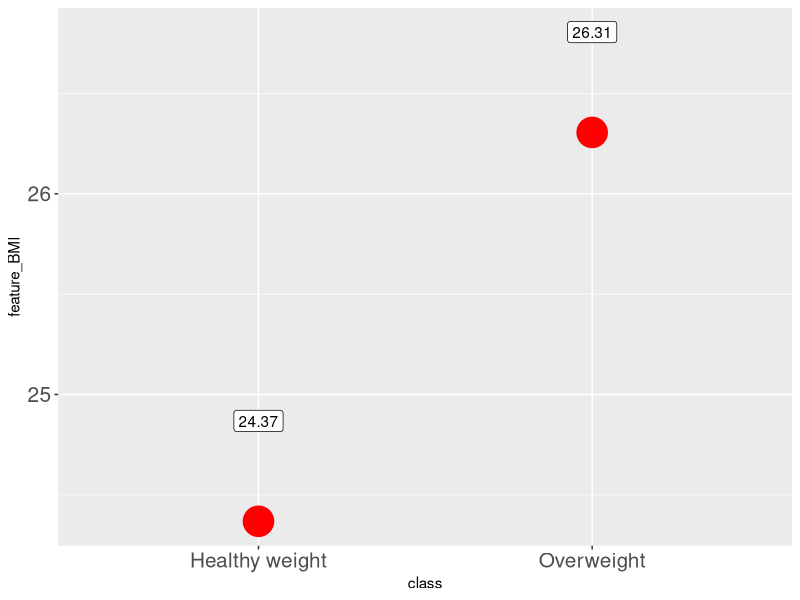
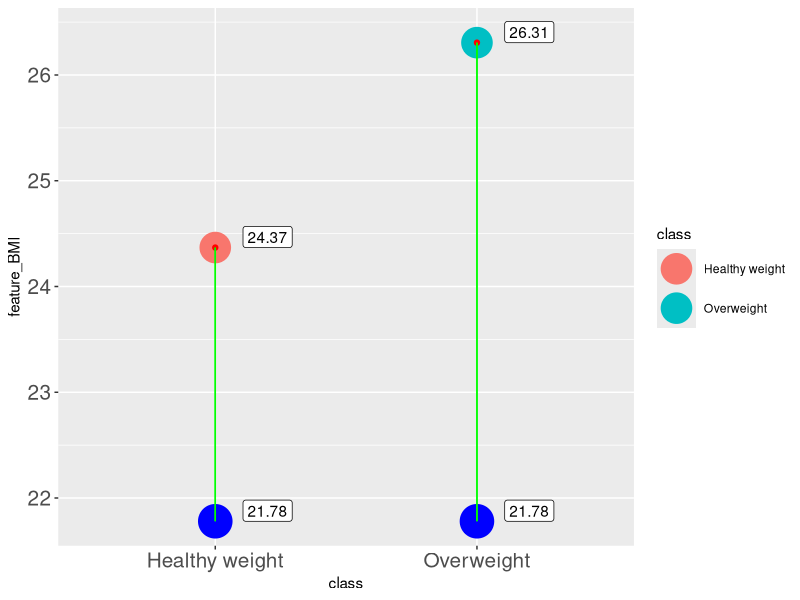
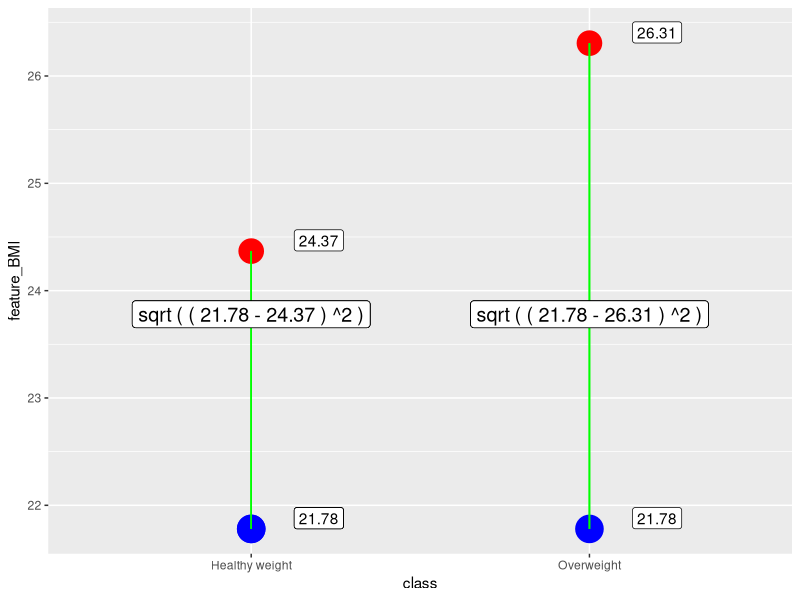
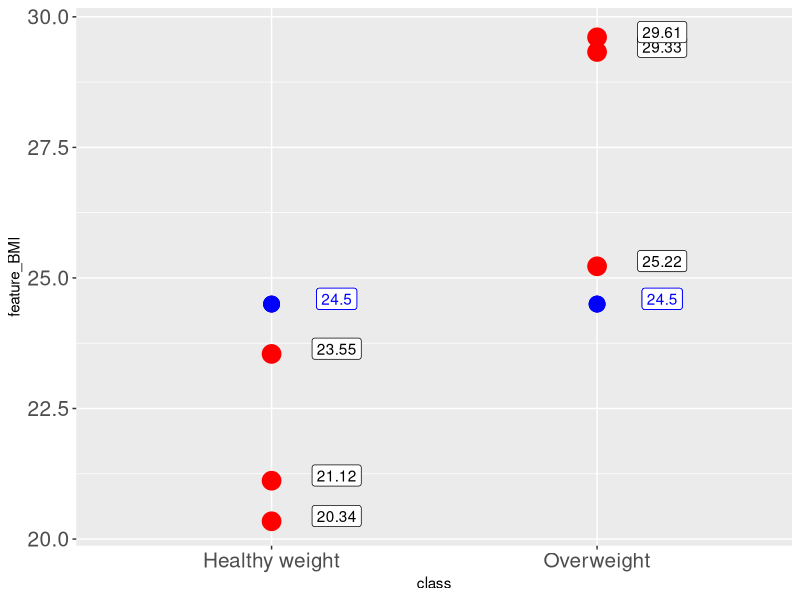
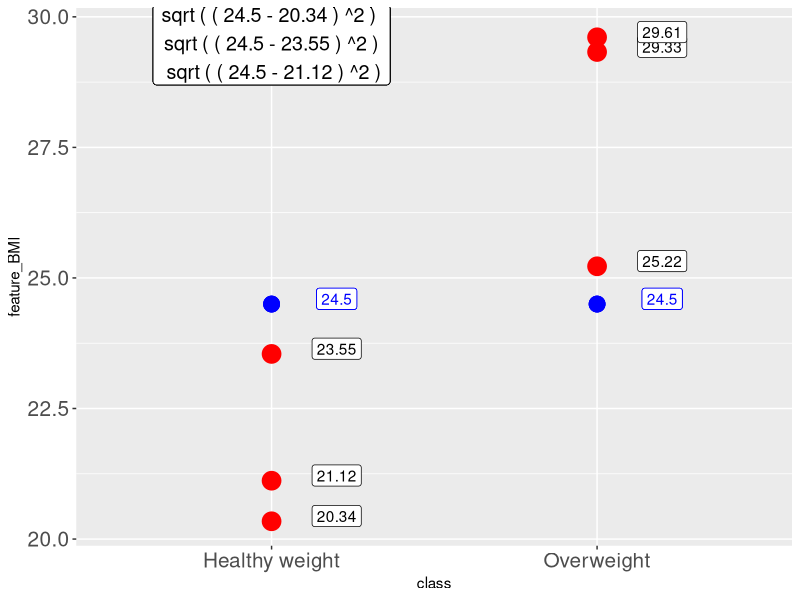
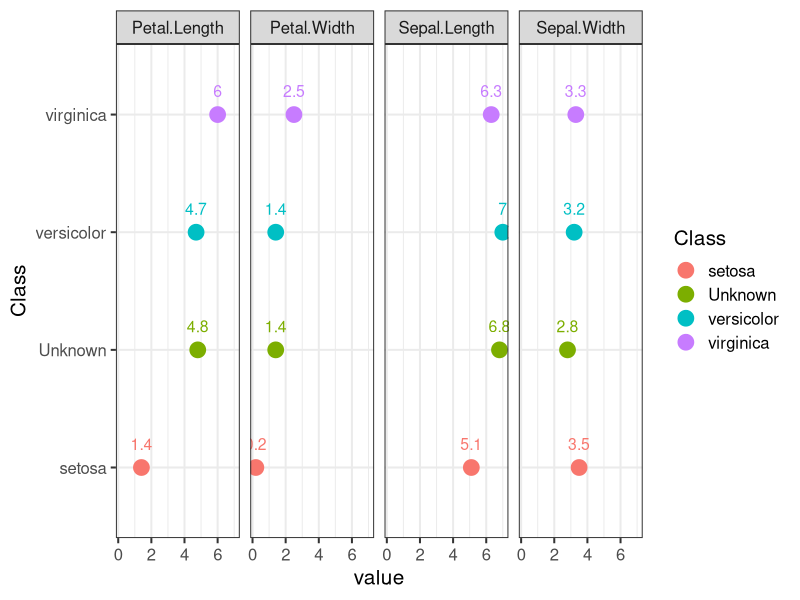

Generate these figures, in order, with R: (Note: this script raises an error after producing the figures.)
# we would require 5 libraries to explore and 
# learn mechanics of k nearest neighbours

library(dplyr)  # data wrangling
library(tidyr)  # data wrangling
library(tibble) # data wrangling
library(ggplot2) # visuals
library(class)  # model building


#######################  PART_1
# knn is example of supervised classification technique,
# supervised means that all rows or instances  
# are labeled with specific class or outcome

#  To initiate knn the followong action should be taken:
#  Data inspection 
#  Splitting data into training and test datasets
#  Fitting the model to training data
#  Evaluate perfomance on test data
#  Model tuning , specifically, for knn, to determine optimal values of k


# Goal of Knn is to 
# Estimate similarity between records with defined classes and 
# records without defined class

#  Now, how to measure similary of records?
#  We need to employ distance formula,
#  Euclidian distance is a common approach

# assume 2 dimentional space with 2 points

sample_1<-data.frame(  feature_BMI=c( runif(1,18.5,24.9),
                                      runif(1, 25.0,29.9)),
                       class=c( "Healthy weight","Overweight" ),
                       row.names=c("inst_1  ","inst_2  ")   )

#  code sample is available at github ,fill free to replicate it.
# we can use View function to explicitly check all records
View(sample_1)

# Greate job 
# Now lets visualise situation we are dealing with 
ggplot2::ggplot(data=sample_1,aes(y= feature_BMI ,x=class))+
  geom_point(col="red",cex=10)+
  geom_label(aes(label=round(feature_BMI,2)  ),nudge_y = 0.5 )+
  theme(axis.text=element_text(size=15) )

# we have 2 values for single feature,
# each value corresponds to specific class
# Now assume , we need to decide , to what class 
# we should assign new point , should it belong to 
# Forst or second class: Healhy or overweight

set.seed(123)
new_point<-runif(1,18.5,29.9) %>% round(2) # generate random point

# lets take advantage of ggplot2 again
ggplot2::ggplot(data=sample_1,aes(y= feature_BMI ,x=class))+
  geom_point(aes(col=class),cex=10)+
  geom_label(aes(label=round(feature_BMI,2)  ),nudge_y = 0.1,nudge_x=0.2 )+
  geom_point(col="red")+geom_point(aes(y=new_point),col="blue",cex=11) +
  geom_segment(x="Healthy weight",y=new_point,xend = "Healthy weight", yend = sample_1$feature_BMI[1],
               color="green")+
  geom_segment(x="Overweight",y=new_point,xend = "Overweight", yend = sample_1$feature_BMI[2],
               color="green")+
  geom_label(aes(label=round(new_point,2),x=class,y=new_point  ),nudge_y = 0.1,nudge_x=0.2 )+
  theme(axis.text=element_text(size=15) )

# blue point can potentially belong to class 1 or 2
# we need to measure distance between red and blue point, 
# green and blue point

# Lets estimate Euclidian Distance between 2 poins
# if only 2 values are present in formula, 
# we simply estimate absolute value of diference
dist_1<- sqrt( (new_point-sample_1$feature_BMI[1])^2 )
dist_2<- sqrt( (new_point-sample_1$feature_BMI[2])^2 )

# absolute value of difference
abs( new_point-sample_1$feature_BMI[1] )
abs( new_point-sample_1$feature_BMI[2] )
# we get similar values because our aritmmetic 
# operation has only 2 values per equation

#lets add new column to sample_1
sample_1<-sample_1 %>% dplyr::mutate(Eu_Dist=sqrt( (new_point-feature_BMI)^2 ))

# now add new record with class we dont know
sample_1<-sample_1 %>%
  dplyr::bind_rows( tibble(feature_BMI=new_point,class=NA,Eu_Dist=NA) )
row.names(sample_1)[3]<-3

# Value for "Healthy weight"??? is smaller, it is closer, therefore
# blue dot should belong to Healthy weight class
# lets modify our dataset again
sample_1$class[3]<-sample_1$class[ which.min(sample_1$Eu_Dist) ] 
# use which.min, # ignores NA


# how to implement the process with buid in r fucntion
# we would call for knn fucntion from class package
class::knn( train=sample_1[c(1,2),1], # we define only training set, and exclude column with classes 
            test=new_point, # define value we need to classify
            cl=sample_1[c(1,2),2], # indicate classes which coreslond to known record in training set
            k=1 ) # how many neighbours to consider

# to sum up , lets proceed to ggplot 2
ggplot(data=sample_1,aes(y= feature_BMI ,x=class))+
  geom_point(col="red",cex=8)+
  geom_label(aes(label=round(feature_BMI,2)  ),nudge_y = 0.1,nudge_x=0.2 )+
  geom_point(col="red")+geom_point(aes(y=new_point),col="blue",cex=9) +
  geom_segment(x="Healthy weight",y=new_point,xend = "Healthy weight", yend = sample_1$feature_BMI[1],
               color="green")+
  geom_segment(x="Overweight",y=new_point,xend = "Overweight", yend = sample_1$feature_BMI[2],
               color="green")+
  geom_label(aes(label=round(new_point,2),x=class,y=new_point  ),nudge_y = 0.1,nudge_x=0.2 )+
  geom_label(aes(label=paste( "sqrt","(","(",round(new_point,2),"-",
                              round(feature_BMI[1],2) ,")","^2",")"),
                 x="Healthy weight",y=new_point  ),nudge_y = 2,nudge_x=0,size=5 )+
  geom_label(aes(label=paste( "sqrt","(","(",round(new_point,2),"-",
                              round(feature_BMI[2],2) ,")","^2",")"),
                 x="Overweight",y=new_point  ),nudge_y = 2,nudge_x=0,size=5 )


#######################  PART_2

# Horoso , now its time to check example with 1 feature, 
# BMI , but with 
# multiple records for each class
set.seed(123)
sample_3<-data.frame(  feature_BMI=c( runif(3,18.5,24.9),
                                      runif(3, 25.0,29.9)),
                       class=c( rep("Healthy weight",3),rep("Overweight",3) ) )

new_point<-24.5
# We use Visuals
ggplot(data=sample_3,aes(y= feature_BMI ,x=class))+
  geom_point(col="red",cex=6)+
  geom_label(aes(label=round(feature_BMI,2)  ),nudge_y = 0.1,nudge_x=0.2 )+
  geom_point(col="red")+geom_point(aes(y=new_point),col="blue",cex=5) +
  geom_label(aes(label=round(new_point,2),x=class,y=new_point  ),nudge_y = 0.1,nudge_x=0.2,color="blue" )+
  theme(axis.text=element_text(size=15) )
# Again , now we need to use 6 red poins  to decide 
# to which class blue point belongs, therefore, here we estimate
# 6 values for Euclidian distacne

#mutate fucntion would be quite handy
sample_3<-sample_3 %>% dplyr::mutate(Eu_Dist=sqrt( (new_point-feature_BMI)^2 ))

# to solididy inderstanding , lets plot the equations for single class
ggplot2::ggplot(data=sample_3,aes(y= feature_BMI ,x=class))+
  geom_point(col="red",cex=6)+
  geom_label(aes(label=round(feature_BMI,2)  ),nudge_y = 0.1,nudge_x=0.2 )+
  geom_point(col="red")+geom_point(aes(y=new_point),col="blue",cex=5) +
  geom_label(aes(label=round(new_point,2),x=class,y=new_point  ),nudge_y = 0.1,nudge_x=0.2,color="blue" )+
  geom_label(aes(label=paste("sqrt","(","(",round(new_point,2),"-",round(feature_BMI[1],2) ,")","^2",")","\n",
                             "sqrt","(","(",round(new_point,2),"-",round(feature_BMI[2],2) ,")","^2",")","\n",
                             "sqrt","(","(",round(new_point,2),"-",round(feature_BMI[3],2) ,")","^2",")"),
                 x="Healthy weight",y=new_point  ),nudge_y = 5,nudge_x=0,size=5 )+
  theme(axis.text=element_text(size=15) )
# same calculation are aplied to column Overweignt

# Assume that k equals 3 , threrefore we need to choode
# free nearest neighbours,
# or 3 lowers values for distance

sample_3 <-sample_3 %>% dplyr::arrange(Eu_Dist) %>% dplyr::slice(1:3)

table(sample_3$class) # now we use table to count uniqu classes
prop.table( table(sample_3$class) ) # prop.table is used 
# to check share of class
# among other classes, we divide count of Healthy weight records by total
# number of records

# this is our vote data, we shoudl select the most probable class

# here is the solution for knn fucntion
class::knn( train=sample_3[,1],
            test=new_point,
            cl=sample_3[,2],
            k=3, 
            prob=TRUE )
# i added parameter prob
# prop shows probality or share of test class, 
# this is identical
# to the output of
# prop.table function

# Greate Job let us proceed

############ PART 3

# Knn is great classification tool for data with homogenous 
# records, for example in iris dataset all features are
#of numeric type
sample_4<-iris
View(sample_4)

# Now , lets check how exactly features are dissimilar in 
# terms  of central tendency and spread
summary(sample_4[,-5])

#judjing from summary, we can say that only Petal.Width 
# is notably smaller compare to other features, but overall
# we can not conclude that particula feature
# is extremely far from other 

# goind back to sample_4
tibble::glimpse(sample_4)
# in this example there are 4 features which 
# are characeristics of 3 different plants, 
# out target is to find class[Species] of 
# plant given its 4 featues


# lets sample single row we would like to predict
set.seed(321)
loc<-sample(1:nrow(sample_4),1 ) # we randomly generate index
test_row_1<-sample_4[ loc[1]   , -5  ] # here we store 1 record we need to classify
test_row_cl<-sample_4[ loc[1]   , 5  ] # here we store actual classes for test record

# what classes are available 
sample_4$Species %>% unique()
# we have 3 unique classes, for this particular example
# we want to make sure that
# our traininig set would contain at least 
# 1 record for each class

# we would require to group data and take 1 sample from each group
train_row_3<-sample_4[-loc,] %>% dplyr::group_by(Species) %>%
  slice(1)
# here I extract first record from each group, therefore
# i have 1 representative for each class in my training set


# First off all wee ned to draw 4 graphs, 
# 1 graph per feature where each graph contains
# 1 point from test set and 3 form training set

train_row_3
test_row_1

# here we have 3 instances from training set and 
# we need to decide which is closer in terms of 
# euclidian distance to test_row_1

# we need to convert train_row_3 and test_row_1 to long format
# This transformation is requred 
# to apply ggplot with facets
gg_train<-train_row_3 %>% tidyr::pivot_longer(Sepal.Length:Petal.Width ,
                                              names_to="Feature") %>%
  rename("Class"="Species")  
# here we transform train set from wide format, with 5 columns
# to long format with 3 column, data is the same

gg_test<-test_row_1 %>% tidyr::pivot_longer(Sepal.Length:Petal.Width ,
                                            names_to="Feature") %>%
  mutate(Class="Unknown") %>% dplyr::select(Class,Feature,value)

gg_in<-dplyr::bind_rows(gg_train,gg_test)

## here our  goal is to create long table  where each column is
# separate variale, this is only done to use fucntionality of ggplot2

ggplot2::ggplot(data=gg_in,aes(y=Class,x=value))+ 
  geom_point(aes(col= Class),cex=5)+
  geom_text(aes(label=round(value,2),color=Class ),cex=4,nudge_y = 0.2 ) + 
  facet_grid(~Feature,  space="free") +
  theme_bw(base_size = 15)

#  Unknown  Class  is present per each feature,
#  other  dots are features from 3 instances  
#  of trainini set with defined class

# 3 train records and 1 test record means 3 equations, 4 features per record,
# mean 4 operand in equation
# here is example of Eu for random data

cat( "sqrt(  (4.8-6)^2+(1.4-2.5)^2+(6.8-6.3)^2+(2.8-3.3)^2    )"    )

#  Here we need to substract train set form test
train_row_3[,-5]-test_row_1 # both have different rows , we need to triple
# first  record in test set
train_row_3[,-5]-test_row_1[ c(1,1,1),]   # here first row is repeated 3 times
# this is how to extract values element wise when dealing with 
# data frames of different rows numbers

# the whole eaution with rowSums
Euc_Dist=rowSums( (train_row_3[,-5]-test_row_1[ c(1,1,1), ])^2 ) %>% sqrt()

# now we would create additional column and arrange data, then pull 1 nearest
# neighbours , only 1 neigh because number of classes equals number of records
train_row_3 %>% ungroup() %>% mutate(Euc_Dist=Euc_Dist) %>%
  arrange(Euc_Dist) %>% slice(1)
test_row_cl

class::knn( train=train_row_3[,-5],
            test=test_row_1,
            cl=dplyr::pull(train_row_3[,5]), # here I use pull because cl accepts vector as input
            k=1)                             


##### Greate Job, Not we would employ whole 
# iris dataset , with  80,20 split,
# 80% of records for trainig set and 20$ for test, 
# therefore we need to classify 20%
# of records

set.seed(253)
loc<-sample(1:nrow(iris),nrow(iris)*0.2 ) # this are indices for test set
test_set<-iris[ loc   , -5 ]
test_set_cl<-iris[ loc   , 5 ]
train_set<-iris[ -loc   , ] # use use minus
#to select rows which are not part of test set

# How would knn fucntion perform
m1_knn<-knn( train=train_set[,-5],
             test=test_set,
             cl=train_set[,5], k=3,
             prob=TRUE)

# now we stimate accuracy, how many values in 
# m1_knn  equal to values in test set classes
sum(m1_knn==test_set_cl)/ length(test_set_cl)


##  now lest write our own solution
# to soliduty understandng 
## of knn 
n_test<-nrow(test_set)
n_train<-nrow(train_set)
out<-rep("",n_test) # out vecotr would store our result of classification 
# of test  values

# please dont be discourage by loop, it feets perfecty in 
# what we want to do

i<-1
for ( i in 1:n_test) { # we go through each record of test set
    # estimate Eu Distance between single row of test set and all rows of train set
  Eu_Dist=rowSums( (train_set[,-5] - test_set[i,][c(rep(1,n_train)), ] ) ^2 ) %>% sqrt()
  train_buf<-train_set %>% mutate(Eu_Dist=Eu_Dist) %>% arrange(Eu_Dist) %>%
    slice(1:3)
  class_buf<-names( which.max(table(train_buf$Species)))
  out[i]<-class_buf
} 

sum(out==test_set_cl)/ n_test


# WE ESTIMATE EUCLIDIAN DISTANCE, WE adjust size of test set to size of
# training set, we use which.max and table to find most 
# common  clan within 3 rows

## finaly , lets combine knn fucntion and loop to 
## chack if our accuracy can be improved

# Again, lets proceed with loop
# we woudl ckech how accuraccy depends on 
#  k values  ranging form 1 to 10
for (i in (1:10) )  {
  m1_knn<-knn( train=train_set[,-5],
               test=test_set,
               cl=train_set[,5], k=i,
               prob=TRUE)
  acc<-sum(m1_knn==test_set_cl)/ length(test_set_cl)
  print( paste( i,": Accuracy of ",  acc ) )
}


# Greate job everyone.
# Knn  is straighforward, easy-to-implement 
# supervised machine learning algorithm that can be
# used to solve  classification  challenhes.

# It works especially well  when features form 
#  homogenous numerical data , the point  of concern is to 
# choose oprimal K values to achieve higest accuracy
